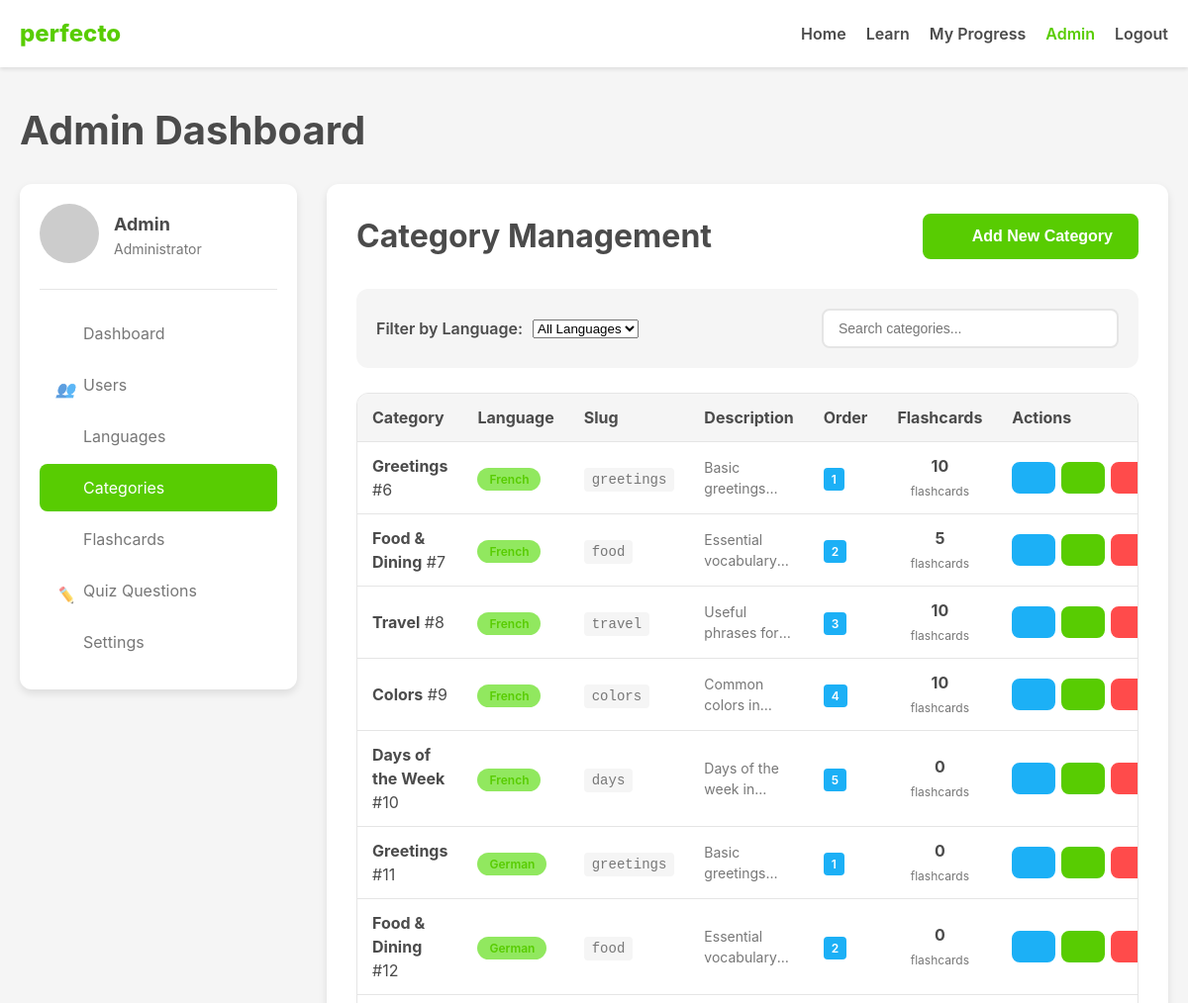
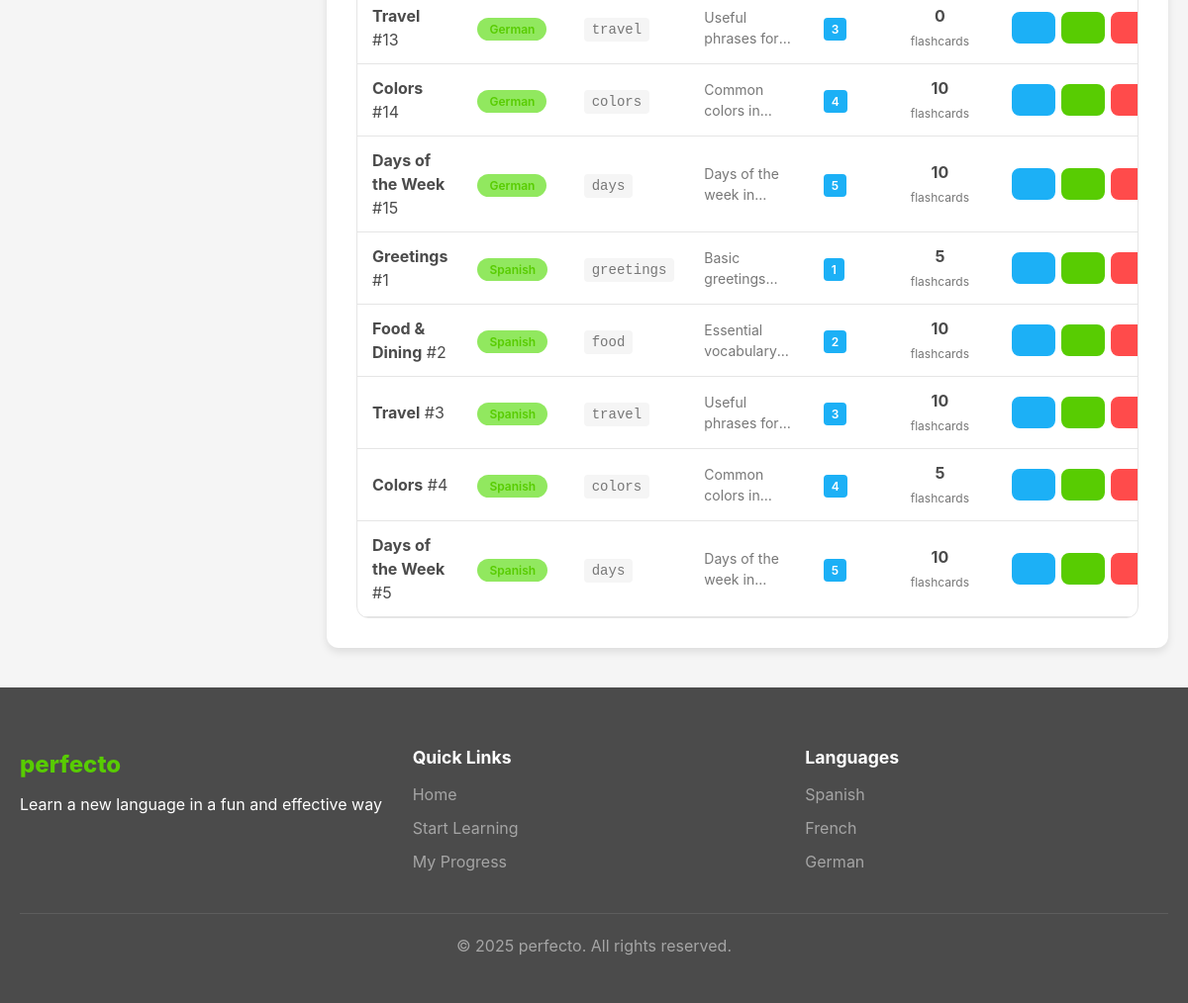
/dashboard/admin.php?tab=categories&filter=1 (signed in), run on the app's committed database (2 pictures, top to bottom).
### tables this page shows
CREATE TABLE IF NOT EXISTS categories (
    id INT AUTO_INCREMENT PRIMARY KEY,
    language_id INT NOT NULL,
    name VARCHAR(100) NOT NULL,
    slug VARCHAR(100) NOT NULL,
    description TEXT,
    display_order INT DEFAULT 0,
    FOREIGN KEY (language_id) REFERENCES languages(id) ON DELETE CASCADE
);

CREATE TABLE IF NOT EXISTS languages (
    id INT AUTO_INCREMENT PRIMARY KEY,
    name VARCHAR(100) NOT NULL,
    code VARCHAR(10) NOT NULL UNIQUE,
    flag_url VARCHAR(255) NOT NULL,
    phrase_count INT DEFAULT 0,
    display_order INT DEFAULT 0
);

### includes/config.php (called while the page is built, shortened)
<?php
$db_host = $_ENV['DB_HOST'] ?? 'localhost';
$db_name = $_ENV['DB_NAME'] ?? 'perfectopro';
$db_user = $_ENV['DB_USER'] ?? 'root';
$db_pass = $_ENV['DB_PASS'] ?? 'mySQL@25';
$conn = new mysqli($db_host, $db_user, $db_pass, $db_name);
$conn->set_charset("utf8mb4");
function isLoggedIn() {
    return isset($_SESSION['user_id']) && isset($_SESSION['username']);
}
function isAdmin() {
    return isset($_SESSION['user_role']) && $_SESSION['user_role'] === 'admin';
}
function sanitizeInput($input) {
    global $conn;
    return $conn->real_escape_string(trim(htmlspecialchars($input, ENT_QUOTES, 'UTF-8')));
}
function generateCSRFToken() {
    return $_SESSION['csrf_token'];
}
?>

### dashboard/admin-tabs/categories.php (the view, shortened to what this page needs)
<div class="admin-panel">
    <div class="panel-header">
        <h2>Category Management</h2>
        <div class="panel-actions">
            <button class="btn btn-primary" onclick="togglePanel('add-category-panel')">
                <i class="btn-icon add-icon"></i>
                Add New Category
            </button>
        </div>
    </div>
    <div class="filter-controls">
        <div class="filter-group">
            <label for="language-filter">Filter by Language:</label>
            <select id="language-filter" onchange="filterByLanguage(this.value)">
                <option value="">All Languages</option>
            </select>
        </div>
        <div class="search-box">
            <input type="text" id="category-search" placeholder="Search categories..." onkeyup="filterTable('categories-table', this.value)">
            <i class="search-icon"></i>
        </div>
    </div>
    <div class="table-container">
        <table class="admin-table" id="categories-table">
            <thead>
                <tr>
                    <th>Category</th>
                    <th>Language</th>
                    <th>Slug</th>
                    <th>Description</th>
                    <th>Order</th>
                    <th>Flashcards</th>
                    <th>Actions</th>
                </tr>
            </thead>
            <tbody>
                <?php if (!empty($data['categories'])): ?>
                    <?php foreach ($data['categories'] as $category): ?>
                        <tr data-language-id="<?php echo $category['language_id']; ?>">
                            <td>
                                <div class="category-info">
                                    <strong><?php echo htmlspecialchars($category['name']); ?></strong>
                                    <span class="category-id">#<?php echo $category['id']; ?></span>
                                </div>
                            </td>
                            <td>
                                <span class="language-tag">
                                    <?php echo htmlspecialchars($category['language_name']); ?>
                                </span>
                            </td>
                            <td>
                                <code class="slug-display"><?php echo htmlspecialchars($category['slug']); ?></code>
                            </td>
                            <td>
                                <div class="description-cell">
                                    <?php if (!empty($category['description'])): ?>
                                        <p><?php echo htmlspecialchars($category['description']); ?></p>
                                    <?php else: ?>
                                        <span class="no-description">No description</span>
                                    <?php endif; ?>
                                </div>
                            </td>
                            <td>
                                <span class="order-badge"><?php echo $category['display_order']; ?></span>
                            </td>
                            <td>
                                <div class="flashcard-count">
                                    <?php
                                    $flashcard_count = 0;
                                    foreach ($flashcards as $flashcard) {
                                        if ($flashcard['category_id'] == $category['id']) {
                                            $flashcard_count++;
                                        }
                                    }
                                    ?>
                                    <span class="count-number"><?php echo $flashcard_count; ?></span>
                                    <span class="count-label">flashcards</span>
                                </div>
                            </td>
                            <td>
                                <div class="action-buttons">
                                    <button class="btn btn-sm btn-secondary" onclick="editCategory(<?php echo $category['id']; ?>)" title="Edit Category">
                                        <i class="btn-icon edit-icon"></i>
                                    </button>
                                    <a href="?tab=flashcards&filter=category:<?php echo $category['id']; ?>"
                                       class="btn btn-sm btn-primary"
                                       title="View Flashcards">
                                        <i class="btn-icon flashcards-icon"></i>
                                    </a>
                                    <a href="?tab=categories&action=delete&id=<?php echo $category['id']; ?>&csrf_token=<?php echo generateCSRFToken(); ?>"
                                       class="btn btn-sm btn-danger"
                                       onclick="return confirm('Are you sure you want to delete this category? This will also delete all its flashcards.')"
                                       title="Delete Category">
                                        <i class="btn-icon delete-icon"></i>
                                    </a>
                                </div>
                            </td>
                        </tr>
                    <?php endforeach; ?>
                <?php endif; ?>
            </tbody>
        </table>
    </div>
</div>

### includes/header.php (shortened to what this page needs)
<?php
$current_page = basename($_SERVER['PHP_SELF']);
?>
<!DOCTYPE html>
<html lang="en">
<head>
    <link rel="stylesheet" href="<?php echo SITE_URL; ?>/assets/css/style.css">
</head>
<body>
    <header class="main-header">
        <div class="container">
            <div class="logo">
                <a href="<?php echo SITE_URL; ?>">
                    <span class="brand">perfecto</span>
                </a>
            </div>
            <nav class="main-nav">
                <ul>
                    <li<?php echo $current_page == 'index.php' ? ' class="active"' : ''; ?>>
                        <a href="<?php echo SITE_URL; ?>">Home</a>
                    </li>
                    <?php if (isLoggedIn()): ?>
                        <li<?php echo strpos($current_page, 'learn') !== false ? ' class="active"' : ''; ?>>
                            <a href="<?php echo SITE_URL; ?>/learn/index.php">Learn</a>
                        </li>
                        <li<?php echo $current_page == 'user.php' ? ' class="active"' : ''; ?>>
                            <a href="<?php echo SITE_URL; ?>/dashboard/user.php">My Progress</a>
                        </li>
                        <?php if (isAdmin()): ?>
                            <li<?php echo $current_page == 'admin.php' ? ' class="active"' : ''; ?>>
                                <a href="<?php echo SITE_URL; ?>/dashboard/admin.php">Admin</a>
                            </li>
                        <?php endif; ?>
                        <li>
                            <a href="<?php echo SITE_URL; ?>/auth/logout.php">Logout</a>
                        </li>
                    <?php endif; ?>
                </ul>
            </nav>
        </div>
    </header>

### dashboard/admin.php (shortened to what this page needs)
<?php
include_once '../includes/config.php';
$tab = isset($_GET['tab']) ? sanitizeInput($_GET['tab']) : 'dashboard';
$data = [];
switch ($tab) {
    case 'categories':
        $data['categories'] = $conn->query("SELECT c.*, l.name as language_name FROM categories c LEFT JOIN languages l ON c.language_id = l.id ORDER BY l.name, c.display_order")->fetch_all(MYSQLI_ASSOC);
        break;
}
$categories = $conn->query("SELECT c.*, l.name as language_name FROM categories c LEFT JOIN languages l ON c.language_id = l.id ORDER BY l.name, c.name")->fetch_all(MYSQLI_ASSOC);
include_once '../includes/header.php';
?>
<main class="admin-page" ng-app="perfectoApp" ng-controller="AdminController">
    <div class="container">
        <div class="admin-header">
            <h1>Admin Dashboard</h1>
        </div>
        <div class="admin-layout">
            <nav class="admin-sidebar">
                <div class="admin-user">
                    <div class="admin-avatar">
                        <img src="https://placehold.co/60x60/58CC02/FFFFFF?text=<?php echo substr($_SESSION['username'], 0, 1); ?>" alt="Admin">
                    </div>
                    <div class="admin-info">
                        <h3><?php echo htmlspecialchars($_SESSION['username']); ?></h3>
                        <p>Administrator</p>
                    </div>
                </div>
                <ul class="admin-nav">
                    <li class="<?php echo $tab === 'dashboard' ? 'active' : ''; ?>">
                        <a href="?tab=dashboard">
                            <i class="nav-icon dashboard-icon"></i>
                            <span>Dashboard</span>
                        </a>
                    </li>
                    <li class="<?php echo $tab === 'users' ? 'active' : ''; ?>">
                        <a href="?tab=users">
                            <i class="nav-icon users-icon"></i>
                            <span>Users</span>
                        </a>
                    </li>
                    <li class="<?php echo $tab === 'languages' ? 'active' : ''; ?>">
                        <a href="?tab=languages">
                            <i class="nav-icon languages-icon"></i>
                            <span>Languages</span>
                        </a>
                    </li>
                    <li class="<?php echo $tab === 'categories' ? 'active' : ''; ?>">
                        <a href="?tab=categories">
                            <i class="nav-icon categories-icon"></i>
                            <span>Categories</span>
                        </a>
                    </li>
                    <li class="<?php echo $tab === 'flashcards' ? 'active' : ''; ?>">
                        <a href="?tab=flashcards">
                            <i class="nav-icon flashcards-icon"></i>
                            <span>Flashcards</span>
                        </a>
                    </li>
                    <li class="<?php echo $tab === 'quiz' ? 'active' : ''; ?>">
                        <a href="?tab=quiz">
                            <i class="nav-icon quiz-icon"></i>
                            <span>Quiz Questions</span>
                        </a>
                    </li>
                    <li class="<?php echo $tab === 'settings' ? 'active' : ''; ?>">
                        <a href="?tab=settings">
                            <i class="nav-icon settings-icon"></i>
                            <span>Settings</span>
                        </a>
                    </li>
                </ul>
            </nav>
            <div class="admin-content">
                <?php
                $tab_file = "admin-tabs/{$tab}.php";
                if (file_exists($tab_file)) {
                    include $tab_file;
                } else {
                    echo '<div class="admin-panel"><h2>Tab not found</h2><p>The requested tab does not exist.</p></div>';
                }
                ?>
            </div>
        </div>
    </div>
</main>
<?php include_once '../includes/footer.php'; ?>

### includes/footer.php (shortened to what this page needs)
<footer class="main-footer">
        <div class="container">
            <div class="footer-content">
                <div class="footer-logo">
                    <span class="brand">perfecto</span>
                    <p>Learn a new language in a fun and effective way</p>
                </div>
                <div class="footer-links">
                    <h3>Quick Links</h3>
                    <ul>
                        <li><a href="<?php echo SITE_URL; ?>">Home</a></li>
                        <li><a href="<?php echo SITE_URL; ?>/learn/index.php">Start Learning</a></li>
                        <?php if (isLoggedIn()): ?>
                            <li><a href="<?php echo SITE_URL; ?>/dashboard/user.php">My Progress</a></li>
                        <?php else: ?>
                            <li><a href="<?php echo SITE_URL; ?>/auth/login.php">Login</a></li>
                            <li><a href="<?php echo SITE_URL; ?>/auth/register.php">Sign Up</a></li>
                        <?php endif; ?>
                    </ul>
                </div>
                <div class="footer-languages">
                    <h3>Languages</h3>
                    <ul>
                        <li><a href="<?php echo SITE_URL; ?>/learn/index.php?lang=es">Spanish</a></li>
                        <li><a href="<?php echo SITE_URL; ?>/learn/index.php?lang=fr">French</a></li>
                        <li><a href="<?php echo SITE_URL; ?>/learn/index.php?lang=de">German</a></li>
                    </ul>
                </div>
            </div>
            <div class="footer-bottom">
                <p>&copy; <?php echo date('Y'); ?> <?php echo SITE_NAME; ?>. All rights reserved.</p>
            </div>
        </div>
    </footer>
</body>
</html>

### data on the page
categories: name "Greetings", id "6", language.name "French", slug "greetings", description "Basic…", display_order "1", flashcard_count "10"
categories: name "Food & Dining", id "7", language.name "French", slug "food", description "Essential…", display_order "2", flashcard_count "5"
categories: name "Travel", id "8", language.name "French", slug "travel", description "Useful phrases…", display_order "3", flashcard_count "10"
categories: name "Colors", id "9", language.name "French", slug "colors", description "Common colors…", display_order "4", flashcard_count "10"
categories: name "Days of the Week", id "10", language.name "French", slug "days", description "Days of the week…", display_order "5", flashcard_count "0"
categories: name "Greetings", id "11", language.name "German", slug "greetings", description "Basic…", display_order "1", flashcard_count "0"
categories: name "Food & Dining", id "12", language.name "German", slug "food", description "Essential…", display_order "2", flashcard_count "0"
categories: name "Travel", id "13", language.name "German", slug "travel", description "Useful phrases…", display_order "3", flashcard_count "0"
categories: name "Colors", id "14", language.name "German", slug "colors", description "Common colors…", display_order "4", flashcard_count "10"
categories: name "Days of the Week", id "15", language.name "German", slug "days", description "Days of the week…", display_order "5", flashcard_count "10"
categories: name "Greetings", id "1", language.name "Spanish", slug "greetings", description "Basic…", display_order "1", flashcard_count "5"
categories: name "Food & Dining", id "2", language.name "Spanish", slug "food", description "Essential…", display_order "2", flashcard_count "10"
categories: name "Travel", id "3", language.name "Spanish", slug "travel", description "Useful phrases…", display_order "3", flashcard_count "10"
categories: name "Colors", id "4", language.name "Spanish", slug "colors", description "Common colors…", display_order "4", flashcard_count "5"
categories: name "Days of the Week", id "5", language.name "Spanish", slug "days", description "Days of the week…", display_order "5", flashcard_count "10"

### other printed values
$_SESSION['username'] "Admin"
SITE_NAME "perfecto"
